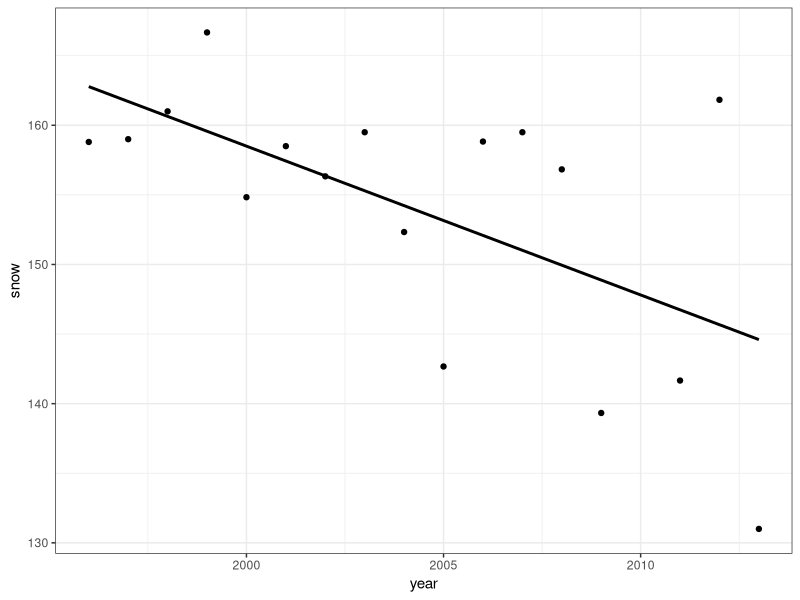
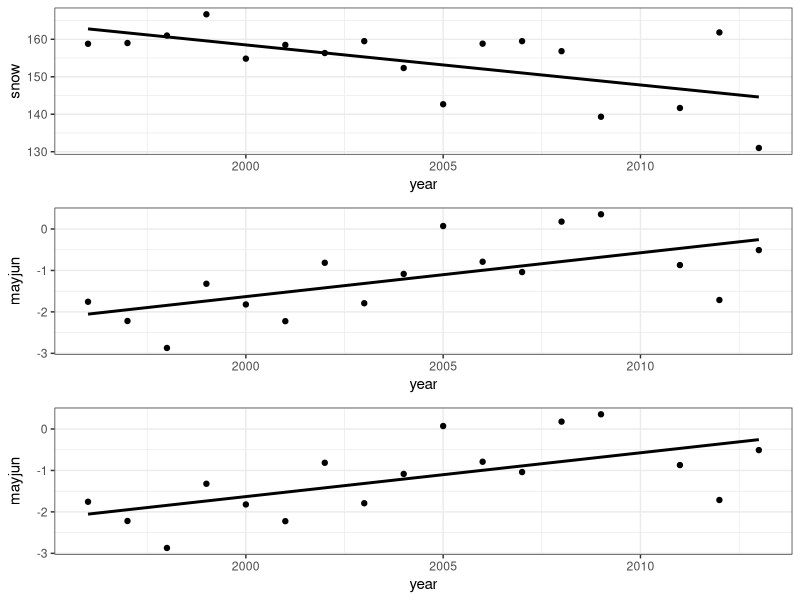
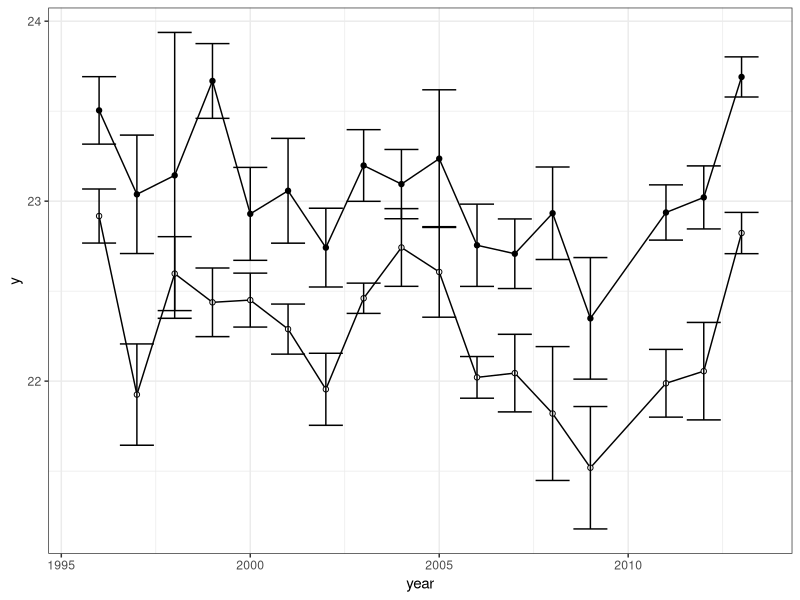

Here is the R script that generated these plots, in order: (Note: this script raises an error after producing the figures.)
## Bowen worked example

boloria=read.csv("data/boloria.csv")
boloria

colias=read.csv("data/colias.csv")
colias

library(tidyverse)
library(cowplot)

install.packages("cowplot")

year.dat = boloria %>%
  group_by(year) %>%
  summarise (snow=mean(snow), mayjun=mean(mayjun), mayaug.1=mean(mayaug.1))
library(ggplot2)

p1=ggplot(year.dat, aes(x=year, y=snow)) +
  geom_point() +
  geom_smooth(method= "lm", se=F, color= "black")+
  theme_bw()
p1
#plot may-june temperature of current year across time (panel b)
p2=ggplot(year.dat, aes(x=year, y=mayjun)) +
  geom_point() +
  geom_smooth(method= "lm", se=F, color= "black")+
  theme_bw()
labs(y=expression(paste("average temperature"[t]," ", (~degree*C))))

#plot may-june temperature of current year across time (panel b)
p3=ggplot(year.dat, aes(x=year, y=mayjun)) +
  geom_point() +
  geom_smooth(method= "lm", se=F, color= "black")+
  theme_bw()

#now plot them as 3 panels, and
plot_grid(p1,p2,p3,align = "v", nrow =3)

#fit linear models to climate data
fit.snow=lm(snow~year, data = year.dat)
  summary(fit.snow)

fit.mayjun=lm(mayjun~year, data = year.dat)
summary(fit.mayjun)

## recreate figure 2
year.dat # climate variable for each year
colias
boloria

#getting average and standard error of wing length for each sex of each species fir each year

wl.colias=colias %>% group_by(year, sex) %>% summarise(mean_se(WL))

p1.b=ggplot(wl.colias, aes(x=year, y=y, group=sex)) +
  geom_path()+
  geom_point(aes(fill=sex), pch=21) +
  scale_fill_manual(values=c("black", "white")) +
  geom_errorbar(aes(ymin=ymin, ymax=ymax))+
  theme_bw() +
  theme(legend.position = "none")

p2.b=ggplot(wl.colias, aes(x=year, y=y, group=sex)) +
  geom_path()+
  geom_point(aes(fill=sex), pch=21) +
  scale_fill_manual(values=c("black", "white")) +
  geom_errorbar(aes(ymin=ymin, ymax=ymax))+
  theme_bw() +
  theme(legend.position = "none")
p2.b
#for figure 2 panels c and d, we need to merge together the yearly wing length data and yearly climate data. We can do that using a "join" function

year.dat
wl.colias

wl.colias=left_join(wl.colias, year.dat, by=join_by(year==year))


p2.d=ggplot(wl.colias,aes(x=mayaug.1, y=y, group=sex)) +
  geaom_point(aes(fill=sex),pch=21) +
  scale_fill_manual(values=c("black", "white")) +
  geom_smooth(method = "lm", se=F, color="black") +
  theme_bw()

plot_grid(p2.a, p2.c,p2.b, p2.d, nrow=2)

